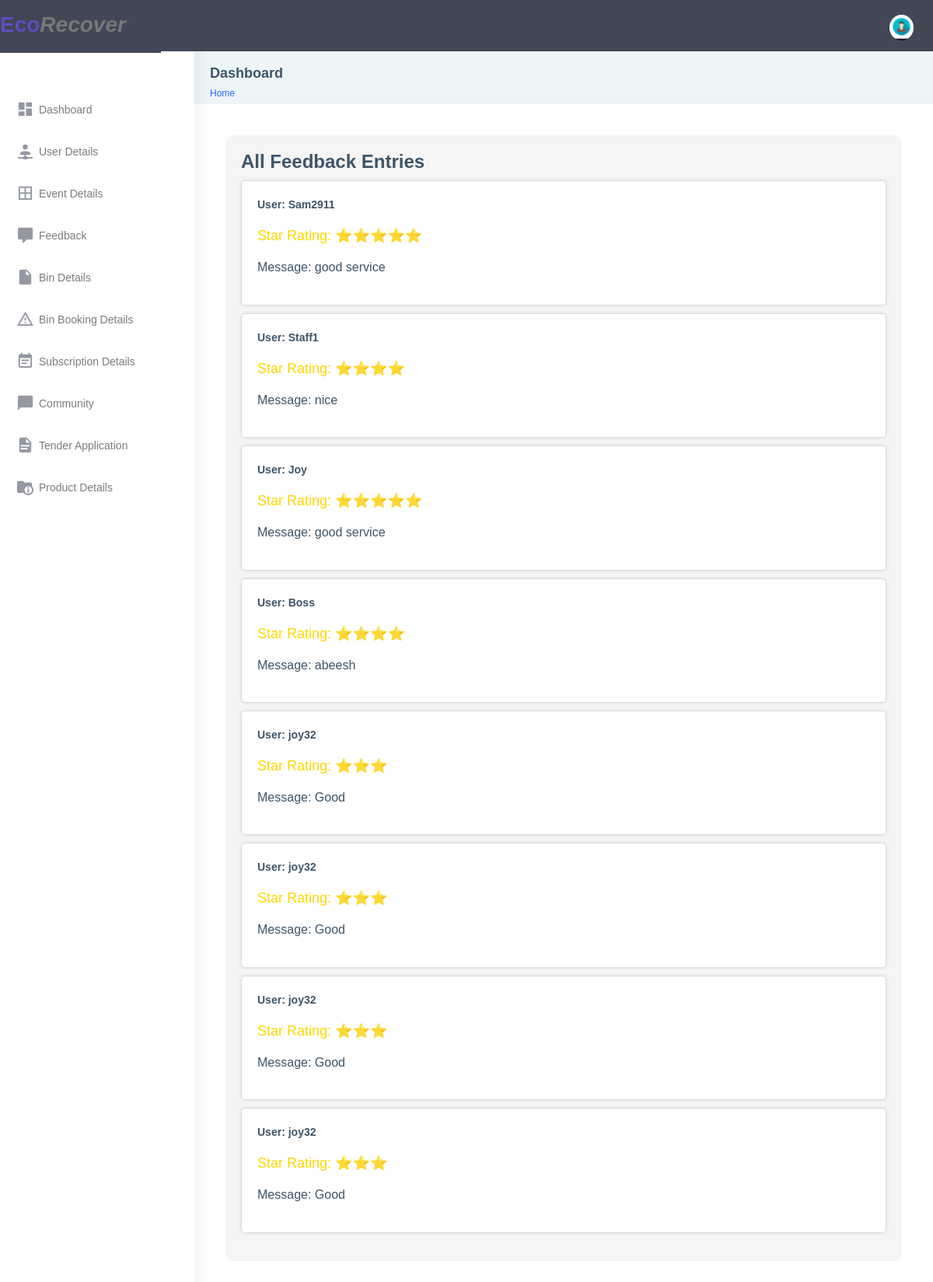
Page /feedback_lists/ (signed in) on the committed database.
### app32/models.py (models this page shows, shortened)
class Feedback(models.Model):
    user = models.ForeignKey(User, on_delete=models.CASCADE)  # Add a foreign key to User
    star_rating = models.IntegerField()
    message = models.TextField()

### app32/views.py (the view)
# urls.py: path('feedback_lists/', views.feedback_lists, name='feedback_lists'),
@never_cache
@login_required(login_url='loginn')
def feedback_lists(request):
    feedback_entries = Feedback.objects.all()  # Retrieve all feedback entries
    return render(request, 'admin/feedback_display/feedback_list.html', {'feedback_entries': feedback_entries})

### templates/admin/feedback_display/feedback_list.html (shortened to what this page needs)
{% extends 'base.html' %}
{% load static %}
                        {% block content %}
                        <div class="feedback-container">
                          <h1>All Feedback Entries</h1>
                          <ul class="feedback-list">
                            {% for entry in feedback_entries %}
                              <li class="feedback-entry">
                                <div class="user-info">
                                  <p class="user-name">User: {{ entry.user.username }}</p>
                                </div>
                                <div class="feedback-details">
                                  <p class="star-rating">Star Rating:
                                    {% if entry.star_rating == 1 %}
                                      ⭐
                                    {% elif entry.star_rating == 2 %}
                                      ⭐⭐
                                    {% elif entry.star_rating == 3 %}
                                      ⭐⭐⭐
                                      {% elif entry.star_rating == 4 %}
                                      ⭐⭐⭐⭐
                                      {% elif entry.star_rating == 5 %}
                                      ⭐⭐⭐⭐⭐
                                    {% else %}
                                      No rating
                                    {% endif %}
                                  </p>
                                  <p class="user-message">Message: {{ entry.message }}</p>
                                </div>
                              </li>
                            {% endfor %}
                          </ul>
                        </div>
  </div>
{% endblock %}

### templates/base.html (style rules this page uses)
body { font-family: Arial, sans-serif; background-color: #f4f4f4; margin: 0; padding: 0; }
h1 { font-size: 24px; margin-bottom: 10px; }

### templates/admin/feedback_display/feedback_list.html (style rules this page uses)
.feedback-container { background-color: #f5f5f5; padding: 20px; border-radius: 10px; margin: 20px; }
.feedback-list { list-style-type: none; padding: 0; }
.feedback-entry { background-color: #fff; border: 1px solid #ddd; padding: 20px; margin-bottom: 10px; border-radius: 5px; box-shadow: 0 0 5px rgba(0, 0, 0, 0.1); }
.user-info { margin-bottom: 10px; font-weight: bold; }
.star-rating { color: #FFD700; font-size: 18px; }
.user-message { font-size: 16px; line-height: 1.4; }

### rows in the picture
Feedback: user.username "Sam2911", message "good service"
Feedback: user.username "Staff1", message "nice"
Feedback: user.username "Joy", message "good service"
Feedback: user.username "Boss", message "abeesh"
Feedback: user.username "joy32", message "Good"
Feedback: user.username "joy32", message "Good"
Feedback: user.username "joy32", message "Good"
Feedback: user.username "joy32", message "Good"
